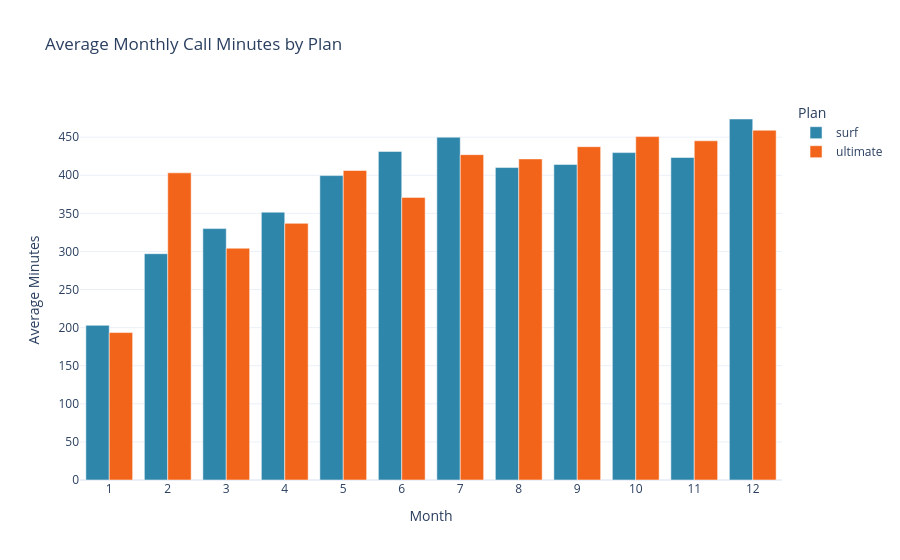

Notebook code cell kept with this figure:
### Code cell
fig = px.bar(
    avg_minutes, x='month', y='minutes_used', color='plan', barmode='group',
    title='Average Monthly Call Minutes by Plan',
    labels={'month': 'Month', 'minutes_used': 'Average Minutes', 'plan': 'Plan'},
    color_discrete_map=PLAN_COLORS, category_orders={'plan': PLAN_ORDER})
fig.update_xaxes(type='category', categoryorder='array', categoryarray=[str(i) for i in range(1,13)])
fig

### Figure 1 — Plotly figure (JSON) as saved in the notebook; plotly's stock layout.template omitted (floating-point values rounded to 4 significant figures)
{"data": [{"alignmentgroup": "True", "hovertemplate": "Plan=surf<br>Month=%{x}<br>Average Minutes=%{y}<extra></extra>", "legendgroup": "surf", "marker": {"color": "#2E86AB", "pattern": {"shape": ""}}, "name": "surf", "offsetgroup": "surf", "orientation": "v", "showlegend": true, "textposition": "auto", "type": "bar", "x": [1, 2, 3, 4, 5, 6, 7, 8, 9, 10, 11, 12], "xaxis": "x", "y": [203.0, 297.0, 330.0, 351.5, 399.6, 431.3, 450.0, 410.1, 414.2, 429.7, 423.3, 473.8], "yaxis": "y"}, {"alignmentgroup": "True", "hovertemplate": "Plan=ultimate<br>Month=%{x}<br>Average Minutes=%{y}<extra></extra>", "legendgroup": "ultimate", "marker": {"color": "#F26419", "pattern": {"shape": ""}}, "name": "ultimate", "offsetgroup": "ultimate", "orientation": "v", "showlegend": true, "textposition": "auto", "type": "bar", "x": [1, 2, 3, 4, 5, 6, 7, 8, 9, 10, 11, 12], "xaxis": "x", "y": [193.5, 403.1, 304.2, 336.9, 406.2, 371.0, 427.1, 421.4, 437.5, 450.7, 445.2, 459.1], "yaxis": "y"}], "layout": {"barmode": "group", "legend": {"title": {"text": "Plan"}, "tracegroupgap": 0}, "title": {"text": "Average Monthly Call Minutes by Plan"}, "xaxis": {"anchor": "y", "categoryarray": ["1", "2", "3", "4", "5", "6", "7", "8", "9", "10", "11", "12"], "categoryorder": "array", "domain": [0, 1], "title": {"text": "Month"}, "type": "category"}, "yaxis": {"anchor": "x", "domain": [0, 1], "title": {"text": "Average Minutes"}}}}
